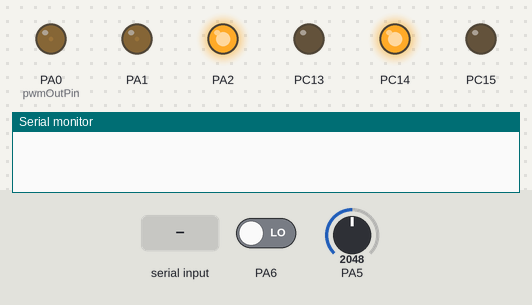
A sketch run on a simulated STM32 Blue Pill. Shown: output pins drawn as LEDs (lit = HIGH), the last lines printed to the serial monitor. Dashed ring = blinking. The test bench sets the inputs (shaded band); at power-on: PA6 LOW, PA5 = 2048.

Above: at 1.2 s.
1.3 s: ",\n" received over the second serial link
At 1.59 s:
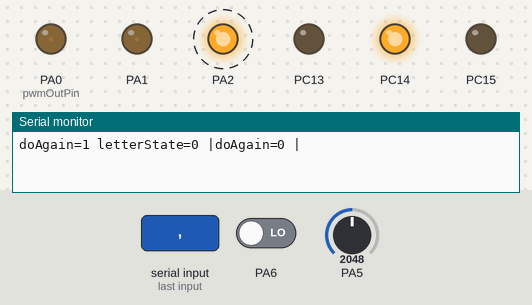
3.2 s: PA6 driven HIGH
At 3.66 s:
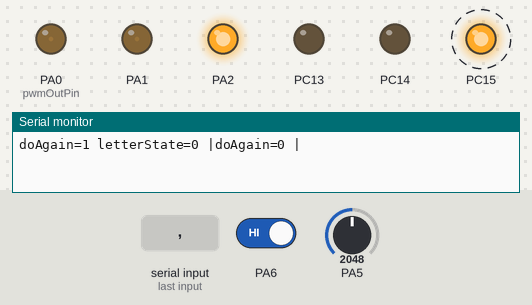
6.2 s: PA5 set to 2647
9.2 s: PA5 set to 2701
At 9.85 s:
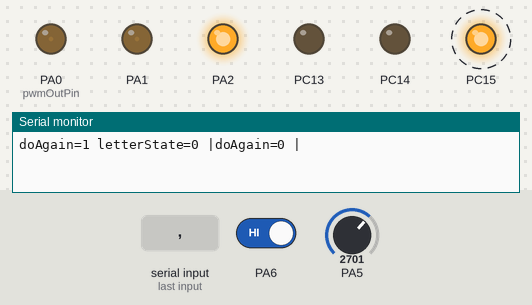
12.2 s: ".\n" received over the second serial link
At 12.58 s:
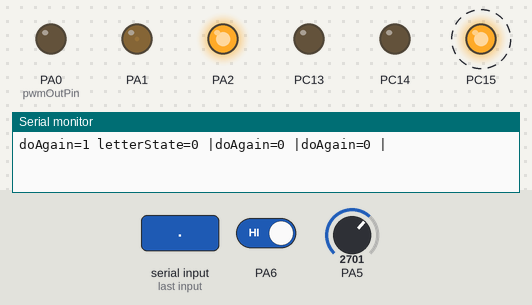
15.2 s: PA6 driven LOW
At 15.6 s:
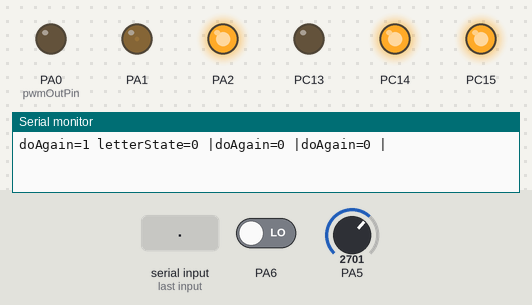
Timing chart, 0 to 17.7 s (numbered marks = the images above; inputs shaded):
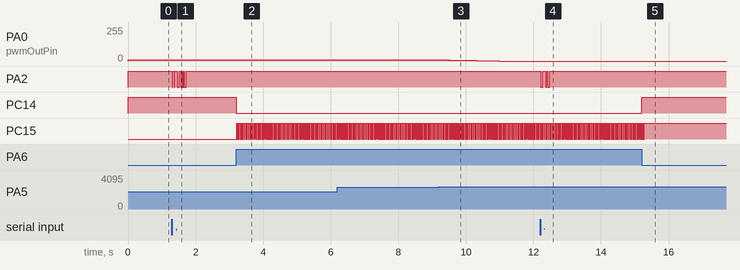

Measured:
- after the input at 1.3 s, PA2: alternates HIGH for 0.04 s and LOW for 0.03 s, 12 changes in all, then stays HIGH, starting at once
- after the input at 3.2 s, PC14: HIGH → LOW at once; PC15: alternates HIGH for 0.02 s and LOW for 0.02 s, starting at once
- after the input at 9.2 s, PA0 (pwmOutPin): moves from 9/255 to 0/255 over 1.7 s, starting after 0.09 s
- after the input at 12.2 s, PA2: goes LOW 0.06 s, HIGH 0.09 s, LOW 0.04 s, HIGH 0.02 s, LOW 0.06 s, then HIGH, starting at once
- after the input at 15.2 s, PC14: LOW → HIGH at once; PC15: goes on until 15.3 s, then stays HIGH

The sketch:

teleprinterHat.ino
```cpp
// Use environment:
// Board: STM32F1 boards (STM32DUINO.COM) Generic STM32F103C series
// Variant: STM32F103CB (20k RAM 128k FLASH)
// Upload Method: STLink
// CPU Speed: 72 MHz (Normal)
// Optimize: Smallest (default)

// Code size when compiled 40248 bytes. Global variables use 12688 bytes.

#define LED_RATE 1250    // in microseconds; should give 0.5Hz toggles
#include "RingBuffer.h"
#include "SoftUART.h"
#include "BaudotCodec.h"

class RingBuffer txBuffer;
class RingBuffer rxBuffer;
class BaudotCodec baudotCodec(1);


const int pwmOutPin = PA0; // pin10
HardwareTimer pwmtimer(2);

// We'll use timer 2
HardwareTimer timer(1);

uint16 maxduty;
uint32 period, mypulse;
int duty=2200;

int shiftMode = 0;
int state = -1;
char ch;

void txBit (char bit) {
  if (bit & 1) {
    digitalWrite(PA2,HIGH);
  } else {
    digitalWrite(PA2,LOW);
  }
}

char rxOut = 1;
int rxSum=16;

char rxBit () {
  char in = (~digitalRead(PA6)) & 1;
  if (in==1) {
     rxSum++;
     if (rxSum>16) rxSum=16;
  } else {
    rxSum--;
    if (rxSum<0) rxSum=0;
  }
  if (rxOut == 1 && rxSum < 8) {
     rxOut = 0;
  }
  if (rxOut == 0 && rxSum > 8) {
     rxOut = 1;
  }
  digitalWrite(PC14, rxOut);
  return rxOut;
}

int debugState = 0;

void debug () {
  debugState ^= 1;
  digitalWrite (PC15, debugState);
}

class SoftUART softUART(rxBit, txBit, &txBuffer, &rxBuffer, debug);

void setup() {

  rxBuffer.initBuffer();
  txBuffer.initBuffer();
  pinMode(PC13, OUTPUT);
  pinMode(PC14, OUTPUT);
  pinMode(PC15, OUTPUT);
  digitalWrite (PC15, 0);
  pwmtimer.pause();
  period = 40; // PWM period in useconds, freq 4Hz
  maxduty = pwmtimer.setPeriod(period);
  pwmtimer.refresh();
  pwmtimer.resume();
  pinMode(pwmOutPin, PWM);
  pinMode(PA1, PWM);
  pwmWrite(PA1, 1800); // 1000 = 21mA 1900 = 43 mA
  pinMode(PA2, OUTPUT);
  pinMode(PA6, INPUT);
  pinMode(PA4, INPUT_ANALOG);
  pinMode(PA5, INPUT_ANALOG);
  Serial1.begin(1200);
  digitalWrite(PA2,HIGH);


      // Pause the timer while we're configuring it
    timer.pause();

    // Set up period
    timer.setPeriod(LED_RATE); // in microseconds

    // Set up an interrupt on channel 1
    timer.setChannel1Mode(TIMER_OUTPUT_COMPARE);
    timer.setCompare(TIMER_CH1, 1);  // Interrupt 1 count after each update
    timer.attachCompare1Interrupt(handler_led);

    // Refresh the timer's count, prescale, and overflow
    timer.refresh();

    // Start the timer counting
    timer.resume();
}

volatile int threshold = 0;


volatile int sampleCounter=0;

void handler_led(void) {
   sampleCounter++;
   if (sampleCounter == 8) {
    sampleCounter=0;
    softUART.baudotTransmitStateMachine();
   }
   softUART.baudotReceiveStateMachine();
}


void loop() {
  int out, rxChar;
  duty += 1 * (2700-analogRead(PA5));
  if (duty > 2400) {
    duty=2400;
  }
  if (duty < 0) {
    duty=0;
  }

  pwmWrite(pwmOutPin, duty); // 0<=duty<=maxduty

  if (!txBuffer.isBufferFull()) {
    if (shiftMode) {
       out = baudotCodec.asciiToBaudot(ch, &shiftMode);
       txBuffer.writeBuffer(out);
    } else {
      if (Serial1.available()) {
        ch = Serial1.read();
        out = baudotCodec.asciiToBaudot(ch, &shiftMode);
        txBuffer.writeBuffer(out);
      }
    }
  }
  if (!rxBuffer.isBufferEmpty()) {
    rxChar = rxBuffer.readBuffer();
    out = baudotCodec.baudotToAscii(rxChar);
    if (out != -1) {
      Serial1.write(out);
    }
  }

}
```

BaudotCodec.cpp
```cpp
// Letter  = 1 figures = 0

#include "BaudotCodec.h"
#include <stdio.h>

BaudotCodec::BaudotCodec(int lC) {
  letterState=-1;
  rxState=-1;
  lowerCase = lC;
}

const char BaudotCodec::lettersTable[] =  {3, 25, 14, 9, 1, 13, 26, 20, 6, 11, 15, 18, 28, 12, 24, 22, 23, 10, 5, 16, 7, 30, 19, 29, 21, 17};
const char BaudotCodec::figuresTable[] =  {22, 23, 19, 1, 10, 16, 21, 7, 6, 24};
const char BaudotCodec::rxLettersTable[] = {'\0', 'E', '\n', 'A', ' ', 'S', 'I', 'U', '\r', 'D', 'R', 'J', 'N', 'F', 'C', 'K', 'T', 'Z', 'L', 'W', 'H', 'Y', 'P', 'Q', 'O', 'B', 'G', '\0', 'M', 'X', 'V', '\0'};
const char BaudotCodec::rxFiguresTable[] = {'\0', '3', '\n', '-', ' ', '\'', '8', '7', '\r', '$', '4', '\007', ',', '!', ':', '(', '5', '+', ')', '2', '#', '6', '0', '1', '9', '?', '&', '\0', '.', '/', '=', '\0'};


char BaudotCodec::handleLetterFigure(char out, int requestedState, int * doAgain) {
  if (letterState==requestedState) {
    *doAgain = 0;
    printf("doAgain=0 |");
    return out;
  }
  else {
    if (requestedState==1) {
      *doAgain = 1;
      letterState = 1;
      printf("doAgain=1 letterState=1 |");
      return 31;
    }
    else {
      *doAgain = 1;
      letterState = 0;
      printf("doAgain=1 letterState=0 |");
      return 27;
    }
  }
}

char BaudotCodec::asciiToBaudot(char ch, int * doAgain) {
  int out, handled;
  if (ch >= 48 && ch <= 57) {
    // Figures
      out = figuresTable[ch-48];
      return handleLetterFigure(out, 0, doAgain);
  } else if (ch >= 65 && ch <= 90)  {
    out = lettersTable[ch-65]; // letters
    return handleLetterFigure(out, 1, doAgain);
    // A-Z letters
  } else if (ch >= 97 && ch <= 122) {
    out = lettersTable[ch-97]; // letters
    return handleLetterFigure(out, 1, doAgain);
    // a-z letter
  } else if (ch == ' ') {
    return 4;
  } else if (ch == '\r') {
    return 8;
  } else if (ch == '\n') {
    return 2;
  } else if (ch == '\0') {
    return 0;
  } else {
    handled = true;
    switch (ch) {
      case ',':
        out = 12;
        break;
      case '.':
        out = 28;
        break;
      case ':':
        out = 14;
        break;
      case '!':
        out = 13;
        break;
      case '/':
        out = 29;
        break;
      case '-':
        out = 3;
        break;
      case '\'':
        out = 5;
        break;
      case '(':
        out = 15;
        break;
      case ')':
        out = 18;
        break;
      case '&':
        out = 26;
        break;
      case '#':
        out = 20;
        break;
      case '?':
	out = 25;
	break;
       case '=':
       out = 30;
       break;
       case '+':
       out = 17;
       break;
      default:
        handled = false;
	break;
    }
    if (handled)
      return handleLetterFigure(out, 0, doAgain);
    else
      return 0;
  }
}


int  BaudotCodec::baudotToAscii(char ch) {
  int out;
  if (rxState == -1) {
    // There are only a few charcters that unamibiously can be interpreted until we receive a LETTERS or FIGURES charcacter
    out = rxLettersTable[ch];
    switch (ch) {
      case 0:
      case 2:
      case 4:
      case 8:
        return out;
      break;
      case 27:
        // FIGS
        rxState = 0;
        return -1;
      case 31:
        rxState = 1;
        return -1;
      default:
        return -1;
    }
  } else if (rxState == 0) {
    switch (ch) {
      case 27:
        // FIGS
        rxState = 0;
        return -1;
      case 31:
        rxState = 1;
        return -1;
      default:
	return rxFiguresTable[ch];
     }
  } else if (rxState == 1) {
    switch (ch) {
      case 27:
        // FIGS
        rxState = 0;
        return -1;
      case 31:
        rxState = 1;
        return -1;
      default:
	ch = rxLettersTable[ch];
	if (ch > 64 && ch < 98) {
	  return ch+(lowerCase<<5);
	} else {
	  return ch;
	}

     }
  }
  return ch;
}
```

BaudotCodec.h
```cpp
class BaudotCodec {
  int letterState;
  int rxState;
  int doAgain;
  int lowerCase;
  static const char  figuresTable[];
  static const char  lettersTable[];
  static const char  rxFiguresTable[];
  static const char  rxLettersTable[];
  char handleLetterFigure(char, int, int *);
 public:
  char asciiToBaudot(char, int *);
  int baudotToAscii(char);
  BaudotCodec(int);
};
```

RingBuffer.cpp
```cpp
#include "RingBuffer.h"
#include <stdio.h>

void RingBuffer::writeBuffer (int data) {
  //printf ("write data %X |", data);
  buffer[inPtr] = data;
  bufferEmpty = 0;
  inPtr++;
  if (inPtr == SIZE) {
    inPtr = 0;
  }
  if (inPtr == outPtr) {
    bufferFull = 1;
  } else {
    bufferFull = 0;
  }
}

int RingBuffer::readBuffer () {
  int out = buffer[outPtr];
  bufferFull = 0;
  outPtr++;
  if (outPtr == SIZE) {
    outPtr = 0;
  }
  if (inPtr == outPtr) {
    bufferEmpty = 1;
  } else {
    bufferEmpty = 0;
  }
  return out;
}

void RingBuffer::initBuffer () {
  bufferEmpty = 1;
  bufferFull = 0;
  inPtr = 0;
  outPtr = 0;
}
```

RingBuffer.h
```cpp
#define SIZE 1024

class RingBuffer {
  volatile int inPtr, outPtr, bufferFull, bufferEmpty;
  int buffer[SIZE];
public:
  int isBufferFull () {
    return bufferFull;
  };
  int isBufferEmpty () {
    return bufferEmpty;
  }
  void writeBuffer (int data);
  int readBuffer ();
  void  initBuffer ();
};
```

SoftUART.cpp
```cpp
#include "SoftUART.h"
#include "RingBuffer.h"
#include <stdio.h>


SoftUART::SoftUART(readFuncType readFunc, writeFuncType writeFunc, class RingBuffer * txB, class RingBuffer * rxB, debugFuncType dbf) {
  debug = dbf;
  rxBit=readFunc;
  txBit=writeFunc;
  txBuffer = txB;
  rxBuffer = rxB;
  rxState=0;
  sampleCounter = 0;
  bitCnt=0;
  baudotTxState = 0;
  lastChWasCr = 0;
}

void SoftUART::baudotReceiveStateMachine () {
  char bit;
  //printf("baudotReceiveStateMachine BEGIN, rxState=%d bitCnt=%d, sampleCounter=%d rxDataByte=%02X", rxState, bitCnt, sampleCounter,rxDataByte);
  switch (rxState) {
    case 0:   // Searching fo start bit
      if (rxBit() == 0) {
	rxState = 1;
  sampleCounter=0;
      }
      break;
    case 1:  // Qualify start bit has to be 7 in a row.
      if (rxBit() == 0) {
	// Still a statbit. Need to count to 7 to find the middle of the start bit!
	if (sampleCounter >= 6) {
    debug();
	  rxState = 2;
	  sampleCounter = 0;
	  rxDataByte = 0;
	  bitCnt=0;
	} else {
	  sampleCounter ++;
	}
      } else {
	rxState = 0; // go back if a marking state detected again. False start bit !
      }
      break;
    case 2: // Sampling in the middle of the bit - first bit!
      bit = rxBit();
      if (sampleCounter >= 15) {
        debug();
	rxDataByte = rxDataByte >> 1;
	rxDataByte |= (1 & bit) << 4;
	bitCnt++;
	if (bitCnt==5) {
	  rxState=3;
	}
	sampleCounter=0;
      } else {
	sampleCounter++;
      }
      break;
    case 3: // 1.5 stop bits
      rxBit();
      if (sampleCounter < 22) {
	sampleCounter++;
      } else {
        debug();
	rxState = 0;
	rxBuffer->writeBuffer(rxDataByte);
      }
  }
}


void SoftUART::baudotTransmitStateMachine ()
{
  switch (baudotTxState) {
  case 0: // First half stop bit
    if (txBuffer->isBufferEmpty()) {
      return;
    }
    if (!lastChWasCr) { // make sure we send CR twice..
      txCh = txBuffer->readBuffer();
      if (txCh==8) lastChWasCr = 1;
    }
    else {
      lastChWasCr = 0;
    }
    txBit(0);
    baudotTxState++;
    break;
  case 1:
    txBit(0);
    baudotTxState++;
    break;
  case 2:
  case 3:
    txBit(txCh >> 0);
    baudotTxState++;
    break;
  case 4:
  case 5:
    txBit(txCh >> 1);
    baudotTxState++;
    break;
  case 6:
  case 7:
    txBit(txCh >> 2);
    baudotTxState++;
    break;
  case 8:
  case 9:
    txBit(txCh >> 3);
    baudotTxState++;
    break;
  case 10:
  case 11:
    txBit(txCh >> 4);
    baudotTxState++;
    break;
  case 12:
  case 13:
    txBit(1);
    baudotTxState++;
    break;
  case 14:
    txBit(1);
    baudotTxState=0;
    break;

  }
}

void SoftUART::poll() {

}
```

SoftUART.h
```cpp
typedef char (*readFuncType)();
typedef void (*writeFuncType)(char);
typedef void (*debugFuncType)();

class SoftUART {
  readFuncType  rxBit;
  writeFuncType txBit;
  debugFuncType debug;
  class RingBuffer * txBuffer;
  class RingBuffer * rxBuffer;
  int rxState;
  int sampleCounter;
  int rxDataByte;
  int bitCnt;
  int baudotTxState;
  int lastChWasCr;
  char txCh;
 public:
  SoftUART(readFuncType readFunc, writeFuncType writeFunc, class RingBuffer * txB, class RingBuffer * rxB, debugFuncType dbf);
  void poll();
  void baudotTransmitStateMachine ();
  void baudotReceiveStateMachine ();
};
```
